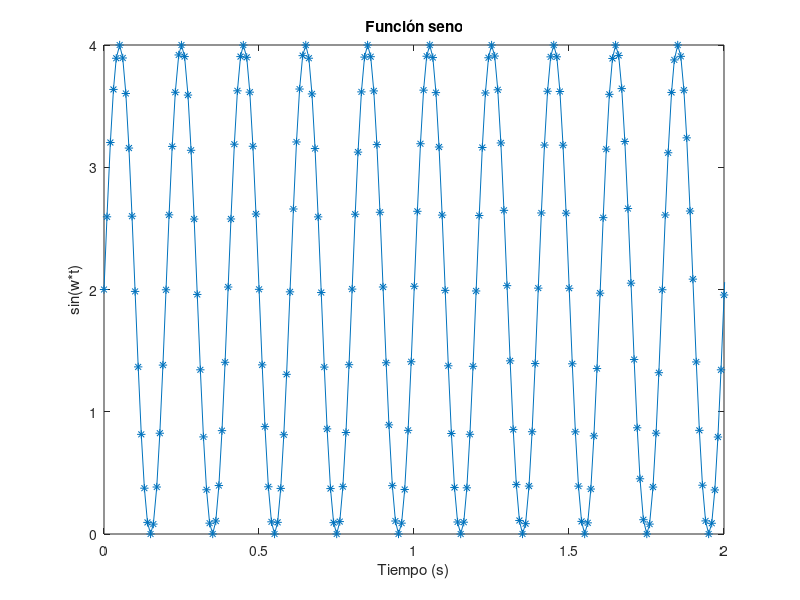

This figure's MATLAB source:
data = load('Seno.txt');
plot(data(:,1), data(:,2), '-*');
axis([0 2 0 4])
title('Función seno')
xlabel('Tiempo (s)')
ylabel('sin(w*t)')
